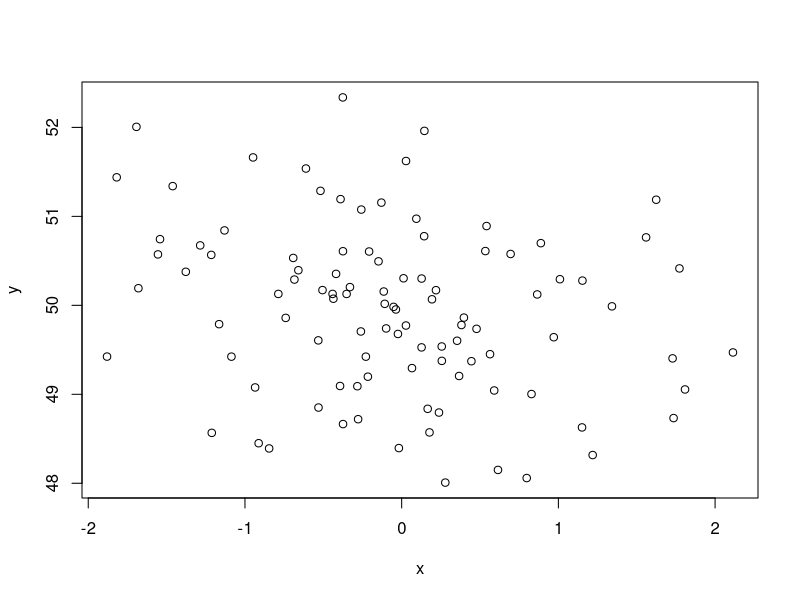
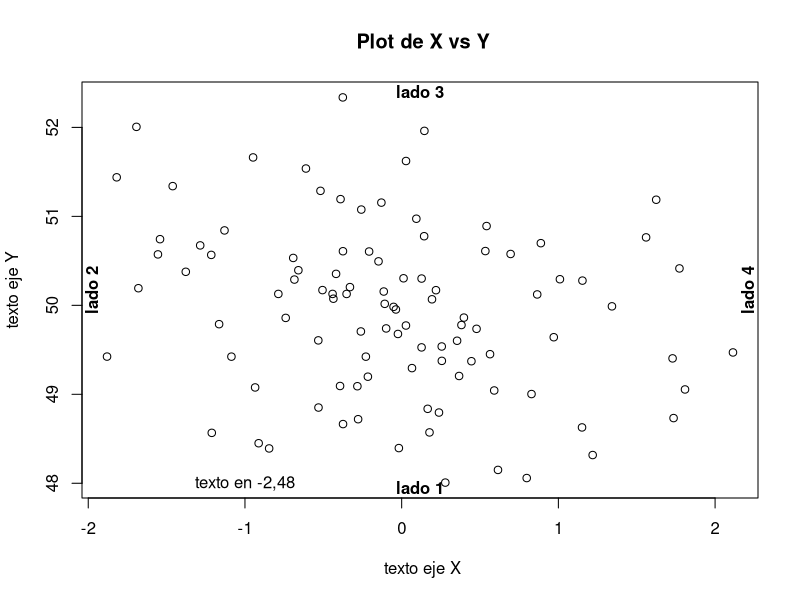

These figures' R source, in order: (Note: this script raises an error after producing the figures.)
echo=T

# Excersise 2.2
## Create a seq from 1 to 1000 in 4 intervals
seq(1, 1000, length.out = 4)

# Exercise 2.3
x <-c (1.1, 2.2, 3.3, 4.4)
s = c(seq(10,1))
attributes(x)
attributes(s)

## Rep

rep(x,2)
rep(x, each=2)
u = rep(1:2, c(8,4))
u

# Ex 2.5

sort(x, decreasing = TRUE)

# Ex 2.6 mean of x

sum(x)/length(x)
mean(x)

sum(( x - mean(x))^2)/(length(x)-1)
var(x)

# Ex 2.7
# Se registran ventas de 5 artículos el sábado, se registran en otro vector las ventas del
# domingo. Guarde en un vector articulo.nombres los nombres de los artículos correspondientes a las
# ventas. Obtener en un vector finde.ventas las ventas del fin de semana.
articulo.nombres = c("Libro", "Pluma", "Papel", "Tinta", "libreta")


# Ex 2.8
# Simule el lanzamiento de dos dados. Los lanzamientos son independientes.
# Nota: utilice la función sample, necesitará algún parámetro, cuál?
dice = c(seq(1,6))
sample(dice, 2, replace = TRUE)

# Ex 2.9
# Dado un vector de puntuaciones se han de quitar los valores extremos
puntuaciones = c(seq(1,10))
puntuaciones[2 : length(puntuaciones)-1]

names(x) = c("uno", "dos", "tres", "cuatro")
impar = x[c("uno", "tres")]

w = numeric()
length(w) = 10
w[3:5] = 5


sabado.vntas = c(200, 300, 320) # unidades vendidas el sabado
domingo.vntas = c(120, 230, 200) # unidades vendidas el domingo
finde.vntas = c(sabado.vntas, domingo.vntas) # agregación de las ventas
nombre.vntas = c("AB", "CD", "EF") # nombre articulos
fila.vntas = cbind(sabado.vntas, domingo.vntas) # se pegan las colmnas
columna.vntas = rbind(sabado.vntas, domingo.vntas) # se pegan las filas
colnames(columna.vntas) = nombre.vntas

## Data frames 

ventas <- data.frame(nombre.vntas, sabado.vntas, domingo.vntas )
ventas$sabado.vntas # se muestran las ventas del sabado
ventas$sabado.vntas + c(10,5,75) # se actualiza las ventas del sabado, ventas$sabado.vntas = ventas$sabado.vntas + c(10,5,75)

rm(list = ls())

## Matrices y Gráficos

a <- array(0, c(2,4)) # se reserva espacio y se asigna tdo a 0
a <- array(1:8, c(2,4))
m <- matrix(1:8, nrow = 2, ncol = 4, byrow = TRUE)
dim(m) # muestra las dimensiones, puede cambiarse

# Ex 3.1
## Cambie el valor de la esquina superior izda a -1 y los valores de la tercera fila a 1.
m[1,1] = -1
m[2,] = 1

# Ex 3.2
## Dado una matriz cuadrada inicializada al valor de la fila, se quiere poner a 0 los
## elementos (1,3) (2,2) y (3,1)

m = matrix(-1, 10, 10)
m[array(c(1:3,3:1), dim=c(3,2))] = 0

a <- array(1:5, dim=c(5,5)) # Genera array de 5X5 por cols
i <- array(c(1:3,3:1), dim=c(3,2)) # i bidimensional va a guardar las coordenadas
a[i] # se accede a aquellos componentes que seleccionamos
a[i] <- 0 # se asigna valor

# Ex 3.3
## Asigne el valor -2 a la diagonal principal de la matriz a
diag(a) = -2
diag(m) = -200

## Se le da semántica a filas y columnas

rownames(a) = LETTERS[1 : 5] # le pone nombre a las filas
colnames(a) = letters[1 : 5] # a las columnas
a

## Operaciones con matrices
C = c(rep(0, 3), rep(seq(1, 6), 3)); C
A = matrix(sample(C, 12), nrow = 3, byrow = T); A
B = matrix(sample(C, 12), nrow = 3, byrow = T); B

D = A + B; D # Suma de matrices.
E = A - B; E # Resta de A menos B.
F = A %*%t(B); F # Producto de matrices
G = A %o% B ; G # Producto exterior de matrices.
G = outer(A,B); G # Equivalente


## REPRESENTACIÓN DE GRÁFICOS

x <- rnorm (100); x # datos generados a partir de una normal
y <- rnorm (100) + 50; y
plot(x,y) # se abre una ventana

plot(x,y,xlab=" texto eje X",ylab="texto eje Y", main=" Plot de X vs Y") # se vuelve a abrir la ventana
text(-1,48, "texto en -2,48") # añade texto
mtext(paste("lado",1:4), side= 1:4, line= -1, font =2) # anade texto en los margenes


plot(x,y,type="n",xlab=" texto eje X",ylab="texto eje Y", main=" Sin Ejes", axes=F)
points(x,y,col = "green") # coloca los puntos
axis(1) # coloca eje X
axis(2, at=seq(48,54,length.out=5)) # coloca eje Y
box() # cierra la region principal


plot(x,y, col= "red", xlab=" texto eje X",ylab="texto eje Y", main=" Plot de X vs Y")
abline(h = 50, v = 0) # rectas horizontal y vertical
abline(a = 50, b = -3) # Recta ax+b


par(mar=c(4,4,2,2)) # se gana espacio si no hay titulo
plot(x,y,col=2, xlab=" texto eje X",ylab="texto eje Y", main=" Plot de X vs Y")


par(mfrow = c(2, 2))
plot(x, col = "red", type = "l", main = "Figura1")
plot(rnorm, col = "green", type = "l", main = "Figura2", lwd = 5, lty = 3)
plot(x, col = "yellow", type = "o", main = "Figura3",
sub = "Color yellow", lwd = 3)
plot(x, col = "grey21", type = "S", main = "Figura4")


par(mfrow = c(2, 3))
qqnorm(x, main = "qqnorm")
hist(x, main = "hist", freq=F)
dotchart(rnorm(10), main = "dotchart")
image(matrix(rnorm(100), ncol = 10), main = "image")
contour(matrix(rnorm(100), ncol = 10), main = "contour")
persp(matrix(rnorm(100), ncol = 10), main = "persp")
savePlot('plot02.png', type = 'png', device = dev.cur()) # para salvar en .png

# Ex 3.3
## Representar en un diagrama de quesos, pie la misma información que la que se
## muestra en con el siguiente comando.
hist(x, main="Histograma", breaks=10)
pie(y, main = "Pie Chart")

## Es probable que tengamos varios dispositivos gráficos abiertos... la ventana gráfica
## y varios pdf()
pdf("plot03.pdf") # cada vez se abre un dispositivo nuevo
hist(x, freq=F) # histograma
curve(dnorm(x), add=T) # se superpone la gráfica
## se han ejecutado varias veces las instrucciones anteriores...
dev.list() # se consulta la lista
dev.off(dev.cur()) # cierra el actual o se espefica número